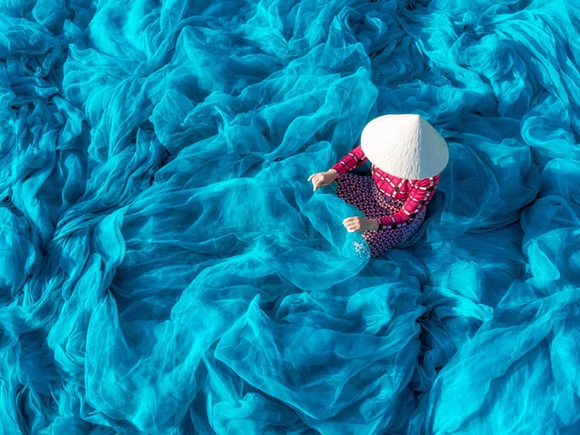
#> input picture Lab04/image.jpg, 580 x 435 px
$ jupyter execute Decode.ipynb   (shell and % lines are left out)
#> lines starting #> are read from the running program, lines starting #| are printed output that depends on the picture
### Lab04/huffTreeUtilities.py
"""
Joshua Stough
DIP

Huffman Tree/Coding utility functions for image processing.
"""

import matplotlib.pyplot as plt
import numpy as np
from heapq import *
from huffnode import huffnode
import random

#Build a huffman tree based on some image I, return the tree
#Assuming a uint8 single channel image
def buildHuffTree(I):

    #Now we know I is uint8, single channel
    hist, bins = np.histogram(I.ravel(), np.arange(257))

    lystOfNodes = [huffnode(freq, intensity) for freq,intensity in zip(hist, bins[:-1])]

    #Now use the heapq functions to build a single tree out of these nodes.
    heapify(lystOfNodes)

    while len(lystOfNodes) > 1:
        first = heappop(lystOfNodes)
        second = heappop(lystOfNodes)
        heappush(lystOfNodes, huffnode(first.getFreq() + second.getFreq(),
                            -1, second, first))
        #Notice making the left side the more frequent.

    #When there is only one node in the lyst, then that node is the
    #root of the Huffman tree.
    tree = heappop(lystOfNodes)
    #tree.printTree()
    return tree

#A function that recursively constructs the bit sequence leading to
#each leaf node, building a dictionary that goes from leaf node
#symbol to that sequence.
def buildHuffEncoder(tree, seq = ''):
    retDict = {}
    if tree.isLeaf():
        retDict[tree.getSymb()] = seq
        return retDict

    #Left is 1, right is 0
    if tree.getLeft():
        retDict.update(buildHuffEncoder(tree.getLeft(), seq + '1'))

    if tree.getRight():
        retDict.update(buildHuffEncoder(tree.getRight(), seq + '0'))

    return retDict


def buildHuffPair(I):
    tree = buildHuffTree(I)
    encoder = buildHuffEncoder(tree)
    #the following should work because encoder[key] should also be unique.
    decoder = dict((encoder[key], key) for key in encoder)
    return encoder, decoder

def loadHuffableImage(I):
    if type(I) == str:
        I = plt.imread(I)

    if (len(I.shape) > 2):
        print("loadHuffableImage: input is multi-channel, using grayscale.")
        Ig = 0.2989 * I[..., 0] + 0.5870 * I[..., 1] + 0.1140 * I[..., 2]
        I = Ig

    if I.ravel().max() <= 1:
        print('loadHuffableImage: Setting range to [0, 255]')
        I = np.round(256*I)

    I[I > 255] = 255
    I = I.copy().astype('uint8')

    return I

# [21 lines left out: function testTreeMaking, not called in this run]


#testTreeMaking()

### Lab04/huffnode.py
"""
Joshua Stough
DIP

Simple binary tree class for huffman coding demo.
"""

class huffnode(object):
    # [4 lines left out: function __init__, not called in this run]

    def __init__(self, freq, symbol ='a', left = None, right = None):
        self.f = freq
        self.s = symbol
        self.l = left
        self.r = right

    def getFreq(self):
        return self.f

    def getSymb(self):
        return self.s

    def getLeft(self):
        return self.l

    def getRight(self):
        return self.r

    def isLeaf(self):
        return (self.l is None) and (self.r is None)

    def __str__(self):
        return '[node: freq %d: %s]' % \
                (self.f, ['', str(self.s)][self.isLeaf()])

    def __cmp__(self, other):
        return self.f - other.f

    def __eq__(self, other):
        return self.f == other.f

    def __ne__(self, other):
        return self.f != other.f

    def __lt__(self, other):
        return self.f < other.f

    # [13 lines left out: function printTree, not called in this run]

### Lab04/Decode.ipynb
[cell 1]
import huffTreeUtilities as hf
import numpy as np
import matplotlib.pyplot as plt

[cell 2]
I = plt.imread('image.jpg', 'uint8')
#> I is the input picture: shape (435, 580, 3); mean R, G, B 11.1, 130, 167.3
Ic = I.copy()
Ic_red = hf.loadHuffableImage(Ic[..., 0]) # it is 2-D array, it removes the color channel already
#> in loadHuffableImage, `I[I > 255] = 255`:
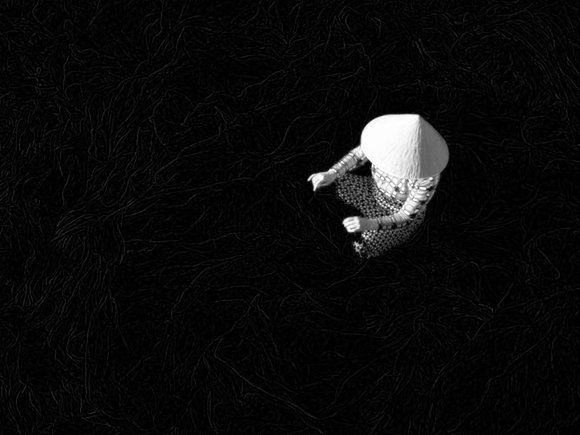
#> I: shape (435, 580); min 0, max 255, mean 11.1
red_chan = Ic[...,0]
encoder_red, decoder_red = hf.buildHuffPair(red_chan)
#> in buildHuffTree, `hist, bins = np.histogram(I.ravel(), np.arange(257))`: hist = 256 values, max 69928 at index 0, min 14 at index 159, mean 985.5; bins = 257 values from 0 to 256
#> in buildHuffTree, `lystOfNodes = [huffnode(freq, intensity) for freq,intensity in zip(his..`: lystOfNodes = 256 items
#> the loop in buildHuffTree, `while len(lystOfNodes) > 1:` made 255 passes
#> encoder_red = 256 items; decoder_red = 256 items
en_red = ''.join(encoder_red[pix] for pix in red_chan.ravel()) # string of encoded image

Ic_green = hf.loadHuffableImage(Ic[..., 1]) # it is 2-D array, it removes the color channel already
#> in loadHuffableImage (call 2), `I[I > 255] = 255`:
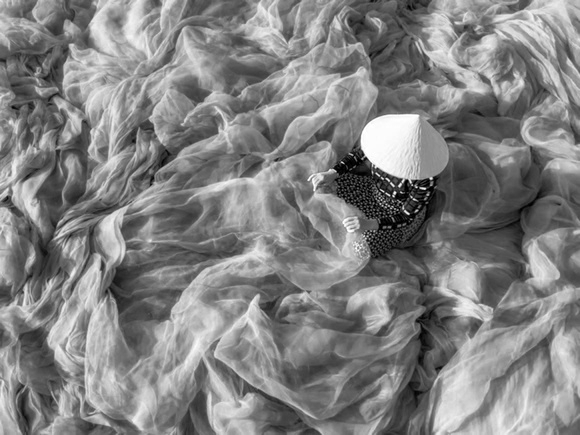
#> I: shape (435, 580); min 0, max 255, mean 130
green_chan = Ic[...,1]
encoder_green, decoder_green = hf.buildHuffPair(green_chan)
#> the loop in buildHuffTree (call 2), `while len(lystOfNodes) > 1:` made 255 passes
#> encoder_green = 256 items; decoder_green = 256 items
en_green = ''.join(encoder_green[pix] for pix in green_chan.ravel()) # string of encoded image

Ic_blue = hf.loadHuffableImage(Ic[..., 2]) # it is 2-D array, it removes the color channel already
#> in loadHuffableImage (call 3), `I[I > 255] = 255`:
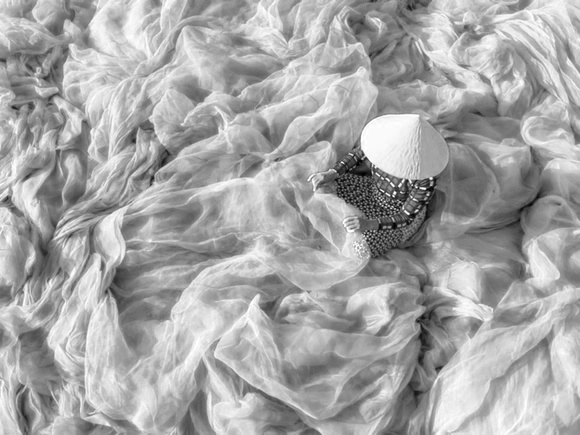
#> I: shape (435, 580); min 0, max 255, mean 167.3
blue_chan = Ic[...,2]
encoder_blue, decoder_blue = hf.buildHuffPair(blue_chan)
#> encoder_blue = 256 items; decoder_blue = 256 items
en_blue = ''.join(encoder_blue[pix] for pix in blue_chan.ravel()) # string of encoded image
# plt.close('all')
# print(en_red)

[cell 3]
decoder_red

[cell 4]
def decodeImage(code, decoder):
    '''
    Decode the code string
    Input: str of encoded code in huffman encoding
    Output: list of intensities that = to I.ravel()
    '''
    decode = np.zeros((Ic_red.ravel()).shape)
    current_index = ''
    index = 0
    for num in code:
        current_index = current_index + num
        if current_index in decoder:
            decode[index] = (decoder[current_index])
            current_index = ''
            index += 1
#> after the loop, current_index = ''; index = 252300
    return decode

s = decodeImage(en_red, decoder_red)
# # testing by subtracting 2 arrays -> use any to verify there is no value != 0
print(not np.any(s - Ic_red.ravel())) # verified
#| True

[cell 5]
# Form the decoded sequences
# red
re_red = decodeImage(en_red, decoder_red)
# green
re_green = decodeImage(en_green, decoder_green)
# blue
re_blue = decodeImage(en_blue, decoder_blue)

[cell 6]
# I_reconstruct = np.reshape(s, red_chan)
# reconstruct the image
red_reconst = np.reshape(re_red, Ic_red.shape)
green_reconst = np.reshape(re_green, Ic_green.shape)
blue_reconst = np.reshape(re_blue, Ic_blue.shape)
I_reconstructed = np.zeros(I.shape)
I_reconstructed[...,0] = red_reconst
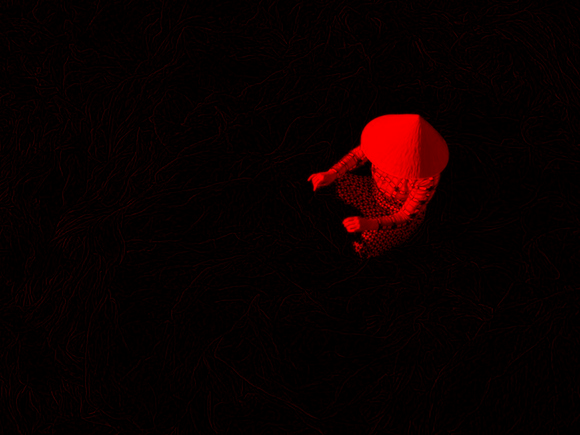
#> I_reconstructed: shape (435, 580, 3) float64; mean of channels 0, 1, 2 11.1, 0, 0; drawn as R, G, B
I_reconstructed[...,1] = green_reconst
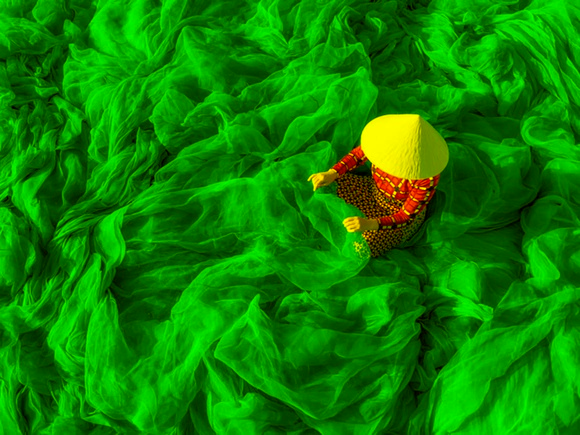
#> I_reconstructed: shape (435, 580, 3) float64; mean of channels 0, 1, 2 11.1, 130, 0; drawn as R, G, B
I_reconstructed[...,2] = blue_reconst
# print(I_reconstructed)

[cell 7]
# I_reconstructed.astype('uint8')
print(8*I.size)
#| 6055200
print(len(en_red) + len(en_blue) + len(en_green)) # the encoded string for red
#| 4862824

[cell 8]
f, axx = plt.subplots(1,2, figsize = (10,3), sharex = True, sharey = True)
axx[0].imshow(I)
axx[1].imshow(I_reconstructed.astype('uint8'))

$ run again, with Lab04/germanTown.jpg copied over Lab04/image.jpg
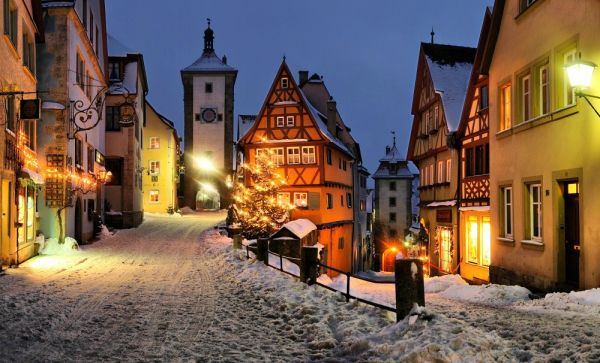
#> input picture Lab04/germanTown.jpg, 600 x 363 px
#> I is the input picture: shape (363, 600, 3); mean R, G, B 115.5, 93.4, 78.1
#> I: shape (363, 600)
#> hist = 256 values, max 6486 at index 76, min 207 at index 1, mean 850.8; bins = 257 values from 0 to 256
#> lystOfNodes = 256 items
#> the loop in buildHuffTree, `while len(lystOfNodes) > 1:` made 255 passes
#> the loop in buildHuffTree (call 2), `while len(lystOfNodes) > 1:` made 255 passes
#> in loadHuffableImage (call 3), `I[I > 255] = 255`:
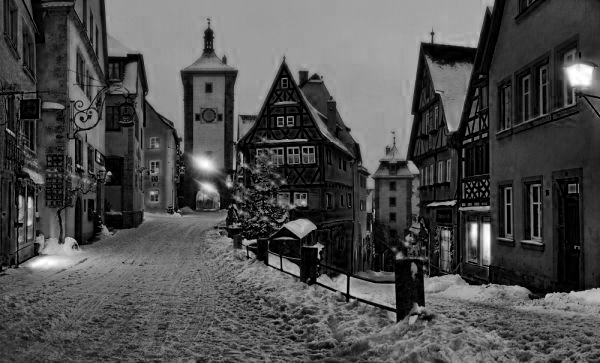
#> I: shape (363, 600); min 0, max 255, mean 78.1
#> after the loop in decodeImage, `for num in code:`: current_index = ''; index = 217800
#| True
#> `I_reconstructed[...,1] = green_reconst`:
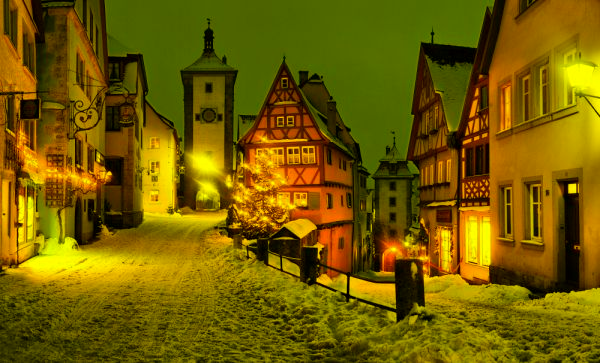
#> I_reconstructed: shape (363, 600, 3) float64; mean of channels 0, 1, 2 115.5, 93.4, 0; drawn as R, G, B
#| 5227200
#| 4915241
